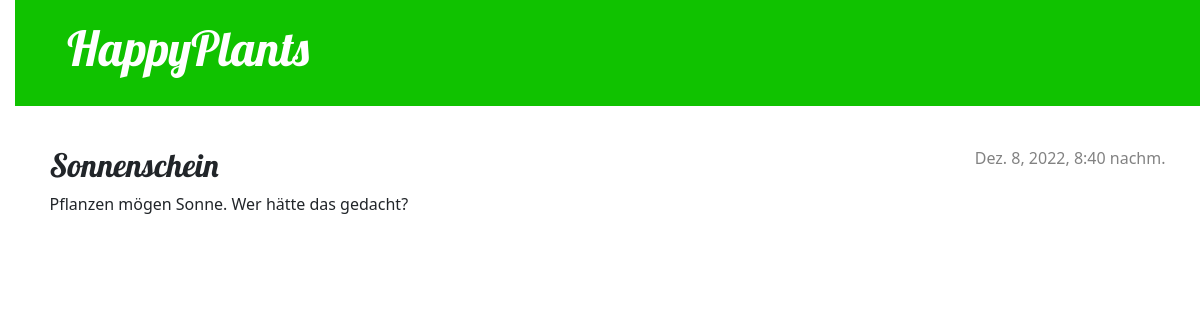
The app's page /post/1/ with its own data.
### blog/models.py (models this page shows, shortened)
class Post(models.Model):
    author = models.ForeignKey(settings.AUTH_USER_MODEL, on_delete=models.CASCADE)
    title = models.CharField(max_length=200)
    text = models.TextField()
    created_date = models.DateTimeField(default=timezone.now)
    published_date = models.DateTimeField(blank=True, null=True)

### blog/views.py (the view)
# urls.py: path('post/<int:pk>/', views.post_detail, name='post_detail'),
def post_detail(request, pk):
    post = get_object_or_404(Post, pk=pk)
    return render(request, 'blog/post_detail.html', {'post': post})

### blog/templates/blog/post_detail.html
{% extends 'blog/base.html' %}
{% block content %}
    <article class="post">
        {% if post.published_date %}
            <time class="date">
                {{ post.published_date }}
            </time>
        {% endif %}
        <h2>{{ post.title }}</h2>
        <p>{{ post.text|linebreaksbr }}</p>
    </article>
{% endblock %}

### blog/static/css/blog.css (style rules this page uses)
body { padding-left: 15px; }
h1, h2, h3, h4 { font-family: 'Lobster', cursive; }
.date { color: #828282; }
.post { margin-bottom: 70px; }
.post > .date, .post > .actions { float: right; }

### records on screen
Post: published_date "Dez. 8, 2022, 8:40 nachm.", title "Sonnenschein", text "Pflanzen mögen Sonne. Wer hätte das gedacht?"
